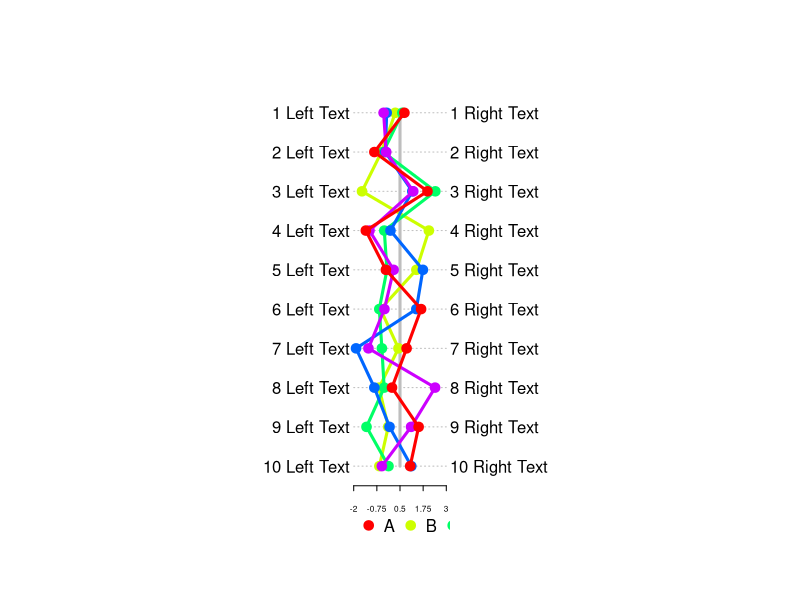

This figure's R source:
##
## profile.plot.R
## Version 1.1
##
## Patrick R. Schmid 
## prschmid@gmail.com
## May 2012
##
## Create a profile plot. 
##
## This code is based on the the profile plotting code by Detlev Reymann that can be found here:
## http://addictedtor.free.fr/graphiques/RGraphGallery.php?graph=145
##
##
profile.plot<-function(
	x,					## The matrix of data to plot. Each profile item is in a column with an appropriate column name.
						## The column names will be used as the names for the profiles in the legend.
	text.left=c(),		## The text to appear on the left hand side (same length as nrow(x))
	text.right=c(),		## The text to appear on the right hand side (same length as nrow(x))
	highlight.col=-1,	## The column index of the entry to highlight. (Default,none highlighted)
	text.width.adjust=30,	## The adjustment factor for the spacing for the text on the left and right of the plot. If you 
							## need more space,make this larger. If you need less,make it smaller.
	colours=NULL,		## The vector of colours to use for the lines. Default is rainbow()
	draw.segments=T,	## Whether or not horizontal segements should be drawn
	draw.mid=T,		## Whether or not a vertical line should be drawn down the middle of the profile plot.
	plot.legend=T,	## Whether or not to include a legend at the bottom
	legend.n.col=NA		## The number of columns that should be used in the legend
	) {

	## Find the min and max for the x-axis
	min.x=floor(min(x))
	max.x=ceiling(max(x))
	mid.x=(max.x + min.x)/2
	
	##
	## Configure the graphics output
	## 
	
	## Keep the old par() setting around so that we can reset them at the end
	par.default=par(no.readonly=T)
	
	## create new window for output
	plot.new()
	
	## Outer margin:
#	par(oma=c(0,0,0,0))
	par(omi=c(0.25,1.5,0.95,1.5))
	
	## letter size
	# par(ps=14)   
	
	## First discover text largest in size to set dimensions
	## for text and graph
	left.text.width=max(strwidth(text.left))
	right.text.width=max(strwidth(text.right))
	
	## I (Detlev Reymann) found this multiplication factor just by trail 
	## and error has to be adjusted for longer text!!
	left.text.width=left.text.width * text.width.adjust
	right.text.width=right.text.width * text.width.adjust
	
	## Define area for drawing the graph (Text is not part of the graph)
	## par(mar=c(bottom,left,top,right))
#	par(mar=c(0.5,left.text.width,0.5,right.text.width))
	par(mai=c(0,2,0,2))
	
	## Calculating the size for the caption
	## three names in one line
	if (plot.legend) {
		line.height=0.66
		caption.height=-((nrow(x)%%3)+1)*line.height
		plot.window(xlim=c(min.x,max.x),ylim=c(caption.height,nrow(x)))
	} else {
		plot.window(xlim=c(min.x,max.x),ylim=c(0,nrow(x)))
	}
	
	##
	## Let's do some plotting
	##
	
	## Configure Y-axis
	y=1:nrow(x)
	
	## Draw a dotted line for each item
	if (draw.segments) {
		segments(min.x,y,max.x,y,lty="dotted",col="gray")
	}
	
	## Draw a line for the average/neutral value
	if (draw.mid) {
		lines(c(mid.x,mid.x),c(1,nrow(x)),lwd=3,col="gray")
	}

	## The set of colours to use (if none provided)	
	if (is.null(colours)) {
		colours=rainbow(ncol(x))
	}

	## If there is some highlighting to be done,make the default line
	## solid
	if (highlight.col > 0) {
		par(lwd=4,lty="solid")
	}
		
	## Loop over all profiles (columns)
	for (i in 1:ncol(x)) {
		
		## In most cases we want one of the objects to be highlighted
		## in the graph,my own brand,the reference object etc.
		if (highlight.col == i) {
			par(lwd=3,lty=1)
		} else {
			par(lwd=3,lty="solid")
		}
		
		## Draw lines and symbols for each object
		for (j in 1:nrow(x)) {
			
			cur.y=(nrow(x)+1)-j
			
			## Draw the point
			points(x[j,i],cur.y,col=colours[(i%%length(colours))+1],pch=19)

			## Connect with lines   
			if (j > 1) {
				lines(
					c(x[j,i],x[(j-1),i]),
					c(cur.y,(cur.y+1)),
					col=colours[(i%%length(colours))+1])
			}
		}
	}
	
	## Display Text on the left
	mtext(rev(text.left),at=y,adj=1,side=2,las=2)
	
	## Display Text on the right
	mtext(rev(text.right),at=y,adj=0,side=4,las=2)
	
	##
	## Draw x-axis
	##
	
	## Set ticks for x-axis
	ticks=c(
		round(min.x,3),
		round(((min.x+mid.x)/2),3),
		round(mid.x,3),
		round(((mid.x+max.x)/2),3),
		round(max.x,3))
	
	par(cex.axis=0.5,mex=0.5)
	axis(1,at=ticks,labels=ticks,pos=0.5)
	
	##
	## Add in the legend
	##
	
	if (plot.legend) {
		if (is.na(legend.n.col)) {
			legend.n.col=ceiling(ncol(x)/2)
		}
		legend(min.x,0,legend=colnames(x),pch=19,col=colours,bg=NA,box.col=NA,ncol=legend.n.col)
	}

	## Reset all of the par() settings to what they were before we started	
	par(par.default)	
}

## Create some random data
x=matrix(rnorm(50),ncol=5)
colnames(x)=c("A","B","C","D","E")

## Some random labels for the left and right text. These labels
## need to be the same length as the number of rows in x
text.left=paste(1:nrow(x),"Left Text")
text.right=paste(1:nrow(x),"Right Text")

## Create the profile plot. See the details in profile.plot.R for 
## the details on the parameters
profile.plot(
	x,
	text.left,
	text.right,
	highlight.col=2,
	legend.n.col=5)
